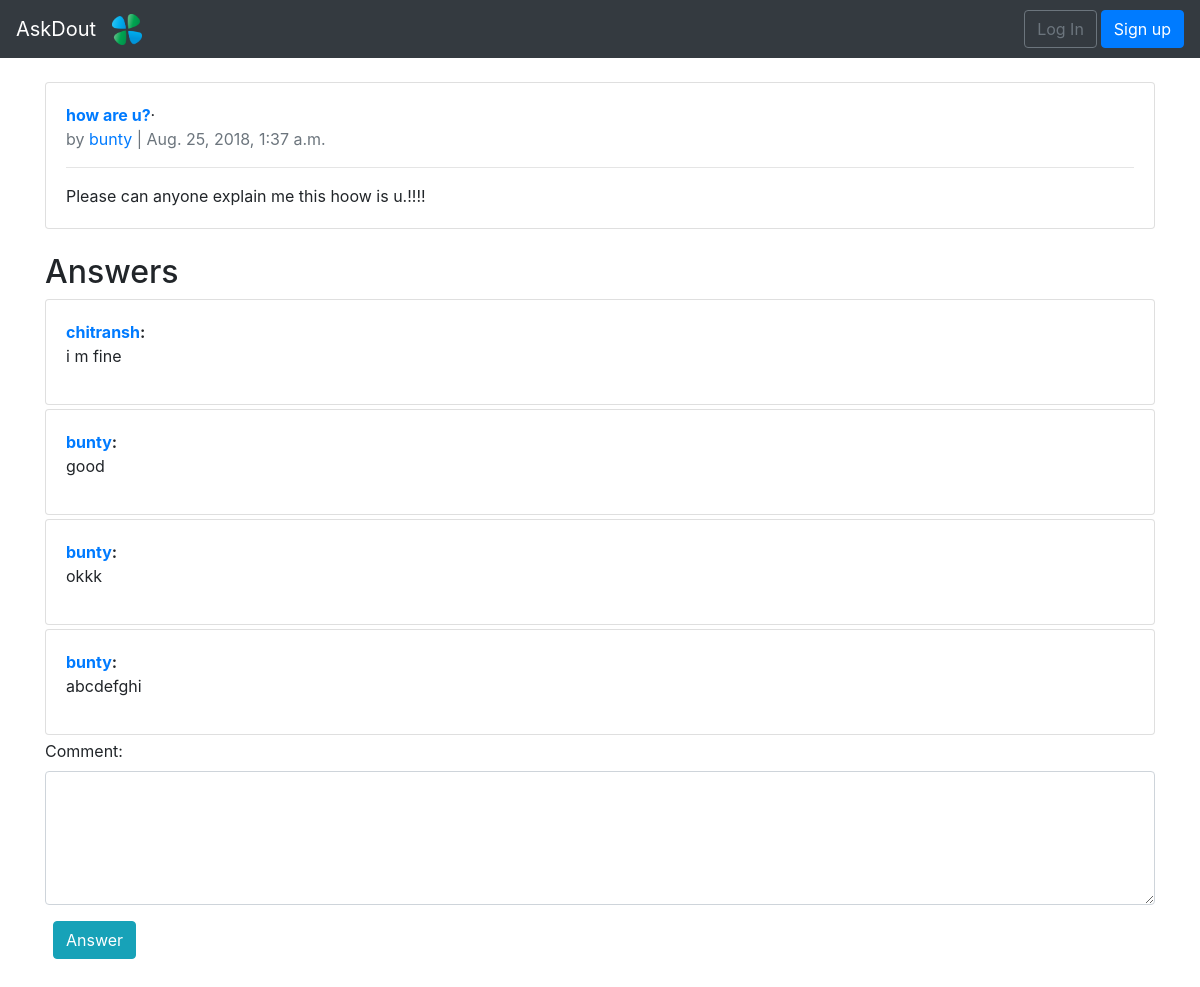
Before: /1/ with the older database file.
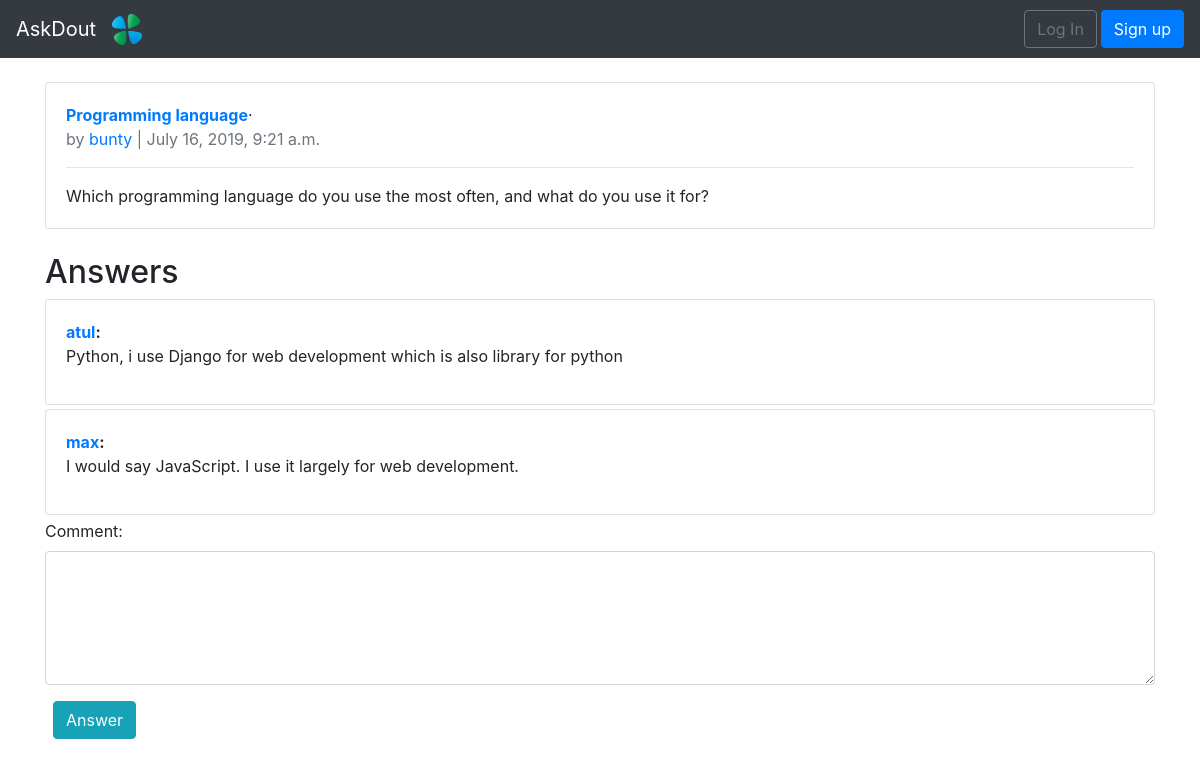
After: the same page with the newer database file.
### ask/models.py (models this page shows, shortened)
class Question(models.Model):
     title = models.CharField(max_length=100)
     body = models.TextField()
     date = models.DateTimeField(auto_now_add=True)
     image = models.ImageField(upload_to = 'img/',null=True,blank=True)
     person = models.ForeignKey(settings.AUTH_USER_MODEL,on_delete=models.CASCADE)

class Comment(models.Model):
     question = models.ForeignKey(Question,on_delete=models.CASCADE,related_name='comments')
     comment = models.CharField(max_length=100)
     person = models.ForeignKey(settings.AUTH_USER_MODEL,on_delete=models.CASCADE)
     def __str__(self):
     	 return self.comment

### users/models.py (models this page shows)
class CustomUser(AbstractUser): #our CustomUser is the dublicate of AbstractUser means default user model
	age = models.PositiveIntegerField(default=0)

### ask/views.py (the view)
# urls.py: path('<int:pk>/',views.QuestionDetailView,name="question_detail"),
def QuestionDetailView(request,pk):
   question = Question.objects.get(id=pk);
   template_name = 'question_detail.html'
   if request.method == 'POST':
       form = Commentform(request.POST)
       if form.is_valid():
          new_comment = form.save(commit = False)
          new_comment.question = question
          new_comment.person = request.user
          new_comment.save()
          return redirect('question_detail',pk=pk)
   else:
      form = Commentform()
   return render(request,'question_detail.html',{'form':form,'question':question})

### ask/forms.py
class Commentform(forms.ModelForm):
	 class Meta:
	 	model = Comment
	 	fields = ['comment']
	 	widgets = {
              'comment':forms.Textarea(attrs={'class':'form-control',"rows":5,"cols":20})
           }

### templates/question_detail.html (shortened to what this page needs)
{% extends 'base.html' %}
{% block content %}
<div class="card">
	<div class="card-body">
    	<span class="font-weight-bold"><a href="{% url 'question_detail' question.id%}">{{question.title}}</a></span>&middot;<br>
        <span class="text-muted">by <a href="{% url 'profile_detail' question.person.id%}">{{ question.person }} </a>| {{ question.date }}</span>
        <hr>
        {{question.body}}
        <br>
    </div>
</div>
<br>
<h2> Answers </h2>
{% for comment in question.comments.all %}
<div class="card my-1">
      <div class="card-body">
        <p><span class="font-weight-bold"><a href="{% url 'profile_detail' comment.person.id%}">{{comment.person}}</a>:<br> </span>{{comment}}</p>
      </div>
    </div>
{% endfor %}
<form method="post">
{{form.as_p}}
<button class="btn btn-info ml-2" type="submit">Answer</button>
</form>
{% endblock %}

### templates/base.html (shortened to what this page needs)
{% load static %}
<!DOCTYPE html >
<html>
<head>
	<link rel="stylesheet" href="https://stackpath.bootstrapcdn.com/bootstrap/4.1.3/css/bootstrap.min.css">
    <link href="{% static 'css/style.css'%}" rel="stylesheet" type="text/css">
</head>
<body>
{% include "includes/navbar.html" %}
<div class="container my-4">
{% block content %}
{% endblock %}
</div>
</body>
</html>

### templates/includes/navbar.html (shortened to what this page needs)
{% load static %}
<nav class="navbar navbar-expand-md navbar-dark bg-dark mb-">
<a class="navbar-brand" href="{% url 'homepage' %}">AskDout</a>
<a class="navbar-brand"><img src="{% static 'img/logo.png' %}" style="width: 30px"/></a>
<div class="collapse navbar-collapse" id="navbarCollapse">
{% if user.is_authenticated %}
<ul class="navbar-nav ml-auto mr-1">
<li class="nav-item">
<a class="nav-link" href="{% url 'question_list' %}">
Questions
</a>
</li>
<li class="nav-item">
<a class="nav-link dropdown-toggle" href="#" id="userMenu" data-toggle="dropdown" aria-haspopup="true" aria-expanded="false">
{{ user.username }}
</a>
<div class="dropdown-menu dropdown-menu-right" aria-labelledby="userMenu">
<a class="dropdown-item" href="{% url 'profile_detail' user.id %}">Profile</a>
<div class="dropdown-divider"></div>
<a class="dropdown-item" href="{% url 'password_change' %}">Change password</a>
<div class="dropdown-divider"></div>
<a class="dropdown-item" href="{% url 'logout' %}">Log out</a>
</div>
</li>
</ul>
{% else %}
<form class="form-inline ml-auto">
<a href="{% url 'login' %}" class="btn btn-outline-secondary">Log In</a>
<a href="{% url 'signup' %}" class="btn btn-primary ml-1">Sign up</a>
</form>
{% endif %}
</div>
</nav>

### static/css/style.css (style rules this page uses)
body { margin-bottom:50px; }

Changed rows visible on the page:
removed Comment: person "bunty", comment "okkk"
removed Comment: person "bunty", comment "abcdefghi"
changed Question "bunty": title "how are u?" → "Programming language"; date "Aug. 25, 2018, 1:37 a.m." → "July 16, 2019, 9:21 a.m."; body "Please can anyone explain me this hoow is u.!!!!" → "Which programming language do you use the most often, and what do you use it for?"
changed Comment: person "chitransh" → "atul"; comment "i m fine" → "Python, i use Django for web development which is also library for python"
changed Comment: person "bunty" → "max"; comment "good" → "I would say JavaScript. I use it largely for web development."
